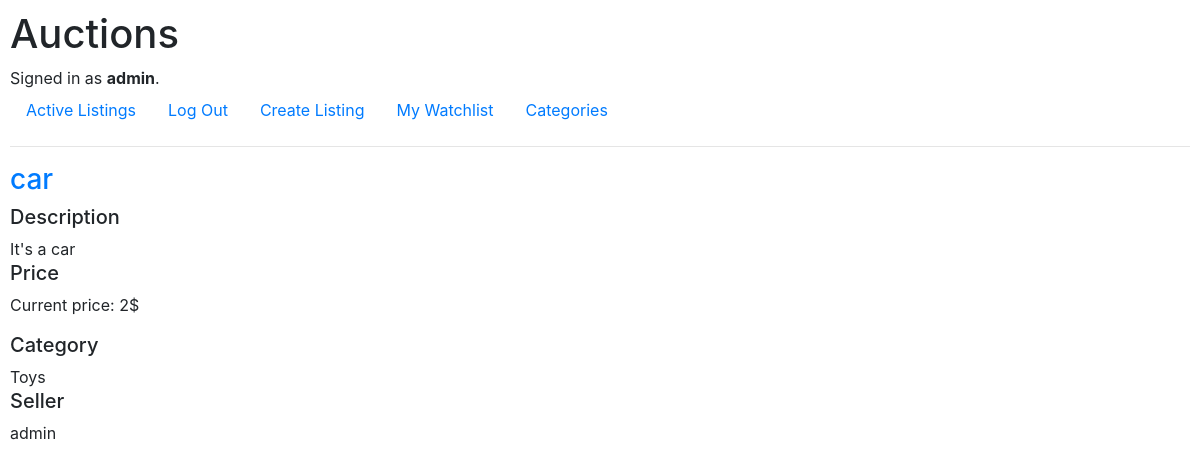
The app's page /watchlist/1 (signed in), older data.
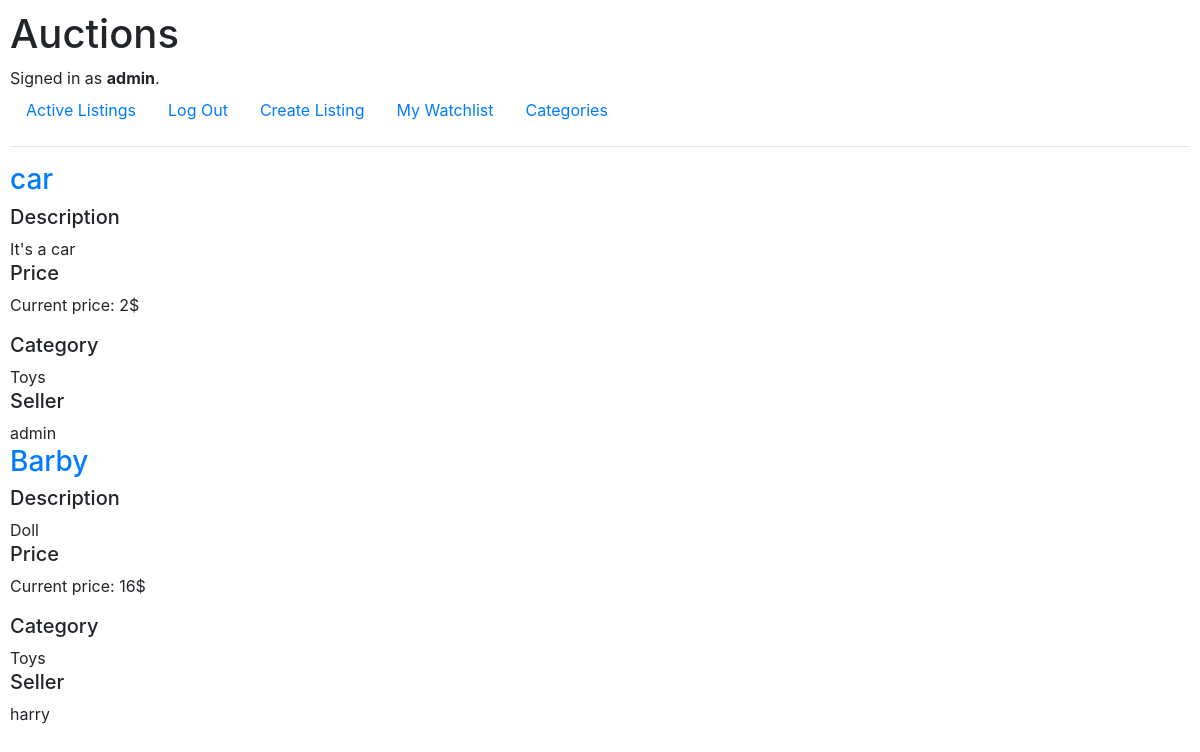
The same page, newer data.
### auctions/models.py (models this page shows, shortened)
class Listing(models.Model):
    title = models.CharField(max_length=50, unique=True)
    seller = models.ForeignKey(User, on_delete=models.CASCADE, related_name="user_listings")
    init_price = models.IntegerField("The initial price")
    current_price = models.IntegerField(blank=True, null=True)
    category = models.ForeignKey(Category, on_delete=models.CASCADE, related_name="category_listings")
    status = models.BooleanField(default=True)
    image = models.URLField(max_length=100, null=True, blank=True)
    description = models.CharField(max_length=1000)
    winner = models.ForeignKey(User, on_delete=models.CASCADE, null=True, blank=True, related_name="winner_listings")
    watchlist = models.ManyToManyField(User, blank=True, related_name="user_watchlist")

class Category(models.Model):
    name = models.CharField(max_length=20, primary_key=True)
    class Meta:
        verbose_name_plural = "categories"
    def __str__(self):
        return f"{self.name}"

class User(AbstractUser):
    pass
    def __str__(self):
        return f"{self.username}"

### auctions/views.py (the view)
# urls.py: path("watchlist/<str:user_id>", views.watchlist, name="watchlist"),
@login_required
def watchlist(request, user_id):
    current_user = User.objects.get(pk=user_id)
    watchlist = current_user.user_watchlist.all()
    return render(request, "auctions/watchlist.html", {
        "watchlist": watchlist
    })

### auctions/templates/auctions/watchlist.html
{% extends 'auctions/layout.html' %}
{% block body %}
	{% for i in watchlist %}
		<h3>
			<a href="{% url 'listing' id=i.id %}">{{ i.title }}</a>
		</h3>
		<div>
			<h5>Description</h5>
			{{ i.description }}
		</div>
		<div>
			<h5>Price</h5>
			<p>
				Current price: {{ i.current_price }}$
			</p>
		</div>
		<div>
			<h5>Category</h5>
			{{ i.category }}
		</div>
		<div>
			<h5>Seller</h5>
			{{ i.seller }}
		</div>
	{% empty %}
		<p>
			There are no listings in your watchlist.
		</p>
	{% endfor %}
{% endblock %}

Row changes from the older to the newer data that the page shows:
now on this page (row edited): Listing: title "Barby", description "Doll", current_price "16", category "Toys", seller "harry"
